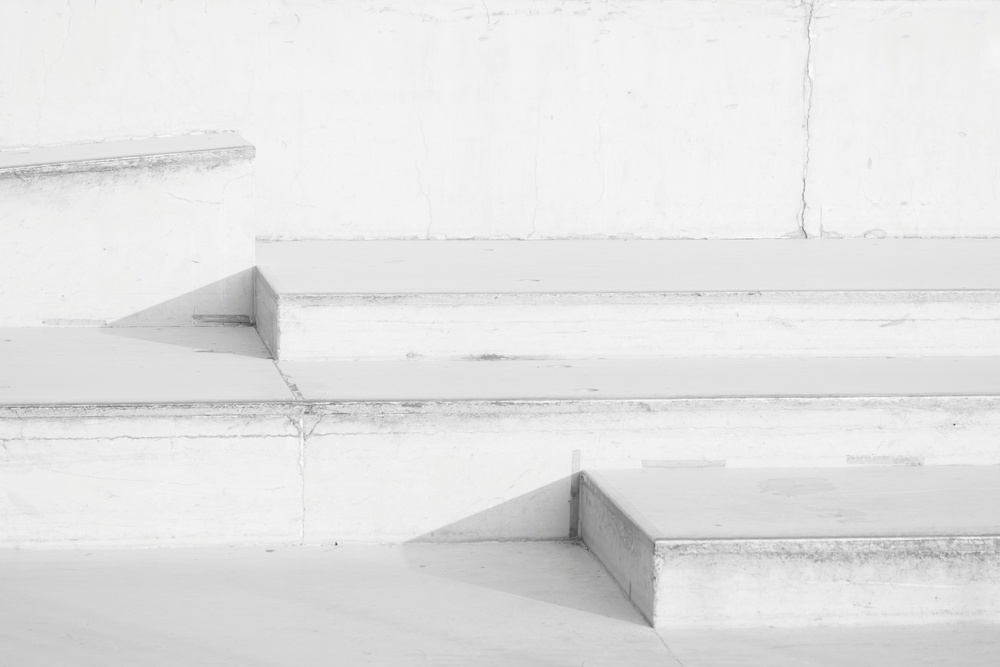
#> input picture hw2/Q1.jpg, 1000 x 667 px, shrunk from 5472 x 3648 before the run
$ python 110612117.py
#> lines starting #> are read from the running program, lines starting #| are printed output that depends on the picture
import cv2
import numpy as np
from matplotlib import pyplot as plt
def show_image(img_name, image):
    cv2.imshow(f'{img_name}', image)
    cv2.waitKey(0)
    cv2.destroyAllWindows()

def show_histogram(img):
    histogtam, bins = np.histogram(img.flatten(), 256, [0, 256])
    cdf = histogtam.cumsum()
    cdf = cdf * histogtam.max() / cdf.max()
    plt.plot(cdf, color='b')
    plt.hist(img.flatten(), 256, [0, 256], color='r')
    plt.xlim([0, 256])
    plt.legend(('cdf', 'histogram'), loc='upper left')
    plt.show()

def histogram_equalization(img):
    histogtam, bins = np.histogram(img.flatten(), 256, [0, 256])
    cdf = histogtam.cumsum()
    masked_cdf = np.ma.masked_equal(cdf, 0)
    masked_cdf = (masked_cdf - masked_cdf.min()) * 255 / (masked_cdf.max() - masked_cdf.min())
    masked_cdf = np.ma.filled(masked_cdf, 0).astype('uint8')
    histogtam_equalized_img = masked_cdf[img]
    show_histogram(img)
    show_histogram(histogtam_equalized_img)
    plt.subplot(121), plt.imshow(img, cmap='gray'), plt.title('original_img')
    plt.subplot(122), plt.imshow(histogtam_equalized_img, cmap='gray'), plt.title('histogtam_equalized_img')
    plt.show()
    cv2.imwrite('Q1_histogtam_equalized_img.jpg', histogtam_equalized_img)

def histogram_specification(src_img, ref_img):
    hist_src, bins_src = np.histogram(src_img.flatten(), 256, [0, 256])
    cdf_src = hist_src.cumsum()
    # cdf_src_normalized = cdf_src * hist_src.max() / cdf_src.max()
    cdf_src_normalized = cdf_src / cdf_src.max()

    hist_ref, bins_ref = np.histogram(ref_img.flatten(), 256, [0, 256])
    cdf_ref = hist_ref.cumsum()
    # cdf_ref_normalized = cdf_ref * hist_ref.max() / cdf_ref.max()
    cdf_ref_normalized = cdf_ref  / cdf_ref.max()

    Mapping = np.zeros(256)
    for i in  range(256):
        Mapping[i] = np.argmin(np.abs(cdf_src_normalized[i] - cdf_ref_normalized))

    shape = src_img.shape
    output_img = np.zeros(shape)
    for(i, j), value in np.ndenumerate(src_img):
        output_img[i, j] = Mapping[value]
    cv2.imwrite('Q2_histogram_specification.jpg', output_img)
    show_histogram(output_img)
    plt.subplot(131), plt.imshow(src_img, cmap='gray'), plt.title('Source Image')
    plt.subplot(132), plt.imshow(ref_img, cmap='gray'), plt.title('Reference Image')
    plt.subplot(133), plt.imshow(output_img, cmap='gray'), plt.title('Output Image')
    plt.show()

img = cv2.imread('Q1.jpg', 0)
#> img: shape (667, 1000); min 60, max 255, mean 227.8
src = cv2.imread('Q2_source.jpg', 0)
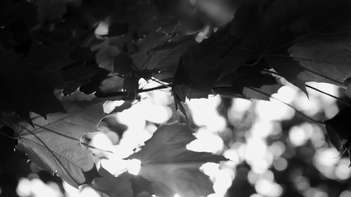
#> input picture hw2/Q2_source.jpg, 351 x 197 px, shrunk from 1920 x 1080 before the run
#> src is the input picture: shape (197, 351); min 0, max 255, mean 81.6
ref = cv2.imread('Q2_reference.jpg', 0)
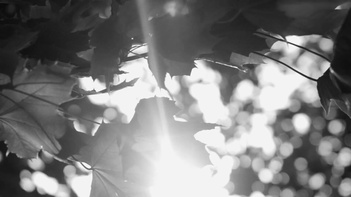
#> input picture hw2/Q2_reference.jpg, 351 x 197 px, shrunk from 1920 x 1080 before the run
#> ref is the input picture: shape (197, 351); min 9, max 255, mean 125.8
histogram_equalization(img)
#> in histogram_equalization, `histogtam, bins = np.histogram(img.flatten(), 256, [0, 256])`: histogtam = 256 values, max 56344 at index 242, min 0 at index 0, mean 2605.5; bins = 257 values from 0 to 256
#> in histogram_equalization, `cdf = histogtam.cumsum()`: cdf = 256 values from 0 to 667000
#> in histogram_equalization, `masked_cdf = np.ma.filled(masked_cdf, 0).astype('uint8')`: masked_cdf = 256 values from 0 to 255
#> in histogram_equalization, `histogtam_equalized_img = masked_cdf[img]`:
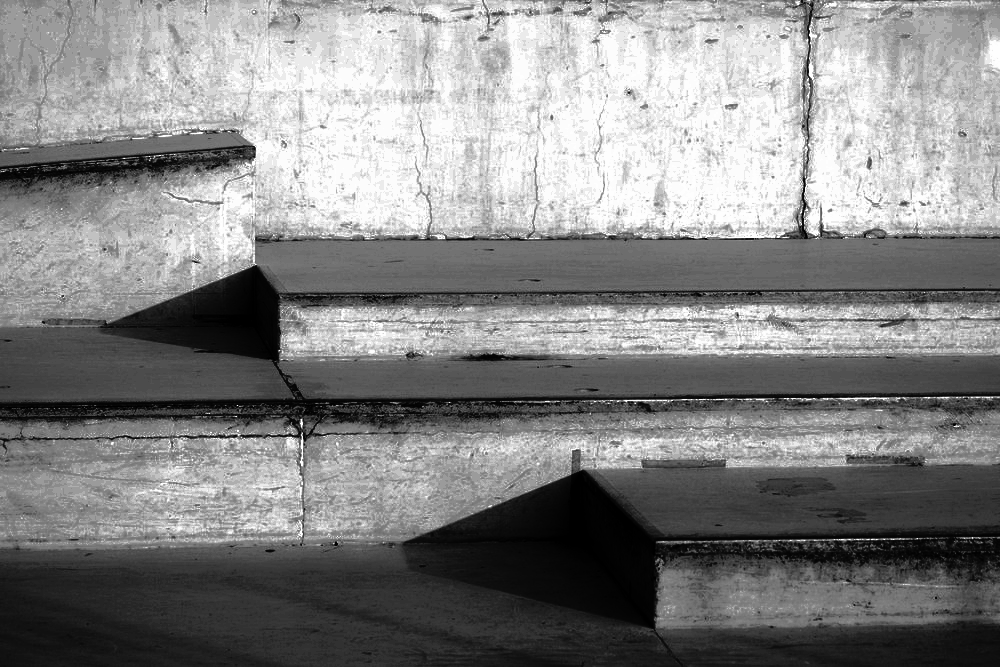
#> histogtam_equalized_img: shape (667, 1000); min 0, max 255, mean 132.3
#> in show_histogram, `histogtam, bins = np.histogram(img.flatten(), 256, [0, 256])`: bins = 257 values from 0 to 256
#> in show_histogram, `cdf = histogtam.cumsum()`: cdf = 256 values from 0 to 667000
#> in show_histogram, `cdf = cdf * histogtam.max() / cdf.max()`: cdf = 256 values from 0 to 56344
show_histogram(src)
#> in show_histogram (call 3), `histogtam, bins = np.histogram(img.flatten(), 256, [0, 256])`: histogtam = 256 values, max 3022 at index 243, min 9 at index 254, mean 270.1
#> in show_histogram (call 3), `cdf = histogtam.cumsum()`: cdf = 256 values from 24 to 69147
#> in show_histogram (call 3), `cdf = cdf * histogtam.max() / cdf.max()`: cdf = 256 values from 1.05 to 3022
#> in show_histogram (call 3), `plt.show()`:
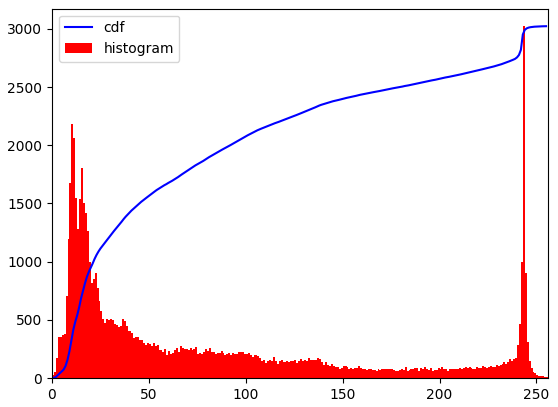
#> figure drawn by matplotlib, 1 panel; tallest bar 3022 high, from x = 243 to 244; curve peaks at x = 255, y = 3022
show_histogram(ref)
#> in show_histogram (call 4), `histogtam, bins = np.histogram(img.flatten(), 256, [0, 256])`: histogtam = 256 values, max 5554 at index 243, min 0 at index 0, mean 270.1
#> in show_histogram (call 4), `cdf = histogtam.cumsum()`: cdf = 256 values from 0 to 69147
#> in show_histogram (call 4), `cdf = cdf * histogtam.max() / cdf.max()`: cdf = 256 values from 0 to 5554
#> in show_histogram (call 4), `plt.show()`:
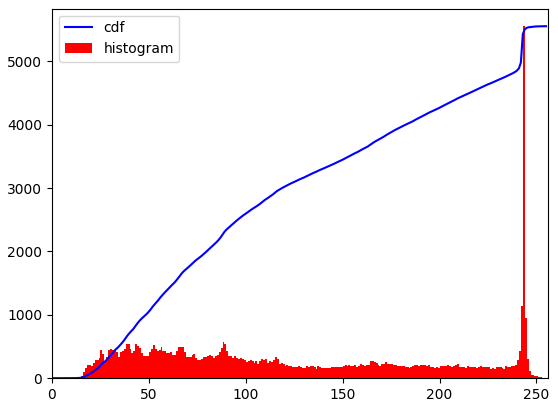
#> figure drawn by matplotlib, 1 panel; tallest bar 5554 high, from x = 243 to 244; curve peaks at x = 255, y = 5554
histogram_specification(src, ref)
#> in histogram_specification, `hist_src, bins_src = np.histogram(src_img.flatten(), 256, [0, 256])`: hist_src = 256 values, max 3022 at index 243, min 9 at index 254, mean 270.1; bins_src = 257 values from 0 to 256
#> in histogram_specification, `cdf_src = hist_src.cumsum()`: cdf_src = 256 values from 24 to 69147
#> in histogram_specification, `cdf_src_normalized = cdf_src / cdf_src.max()`: cdf_src_normalized = 256 values from 0.000347 to 1
#> in histogram_specification, `hist_ref, bins_ref = np.histogram(ref_img.flatten(), 256, [0, 256])`: hist_ref has the same summary as histogtam in show_histogram; bins_ref = 257 values from 0 to 256
#> in histogram_specification, `cdf_ref = hist_ref.cumsum()`: cdf_ref = 256 values from 0 to 69147
#> in histogram_specification, `cdf_ref_normalized = cdf_ref  / cdf_ref.max()`: cdf_ref_normalized = 256 values from 0 to 1
#> after the loop in histogram_specification, `for i in  range(256):`: Mapping = 256 values from 12 to 255
#> the loop in histogram_specification, `for(i, j), value in np.ndenumerate(src_img):` made 69147 passes
#> value on passes 1 to 3: 5, 7, 9
#> after the loop in histogram_specification, `for(i, j), value in np.ndenumerate(src_img):`:
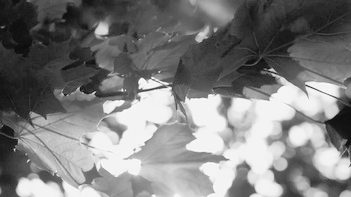
#> output_img: shape (197, 351) float64; min 12, max 255, mean 126.2
#> in show_histogram (call 5), `histogtam, bins = np.histogram(img.flatten(), 256, [0, 256])`: histogtam = 256 values, max 3142 at index 242, min 0 at index 0, mean 270.1
#> in show_histogram (call 5), `cdf = histogtam.cumsum()`: cdf = 256 values from 0 to 69147
#> in show_histogram (call 5), `cdf = cdf * histogtam.max() / cdf.max()`: cdf = 256 values from 0 to 3142
#> in show_histogram (call 5), `plt.show()`:
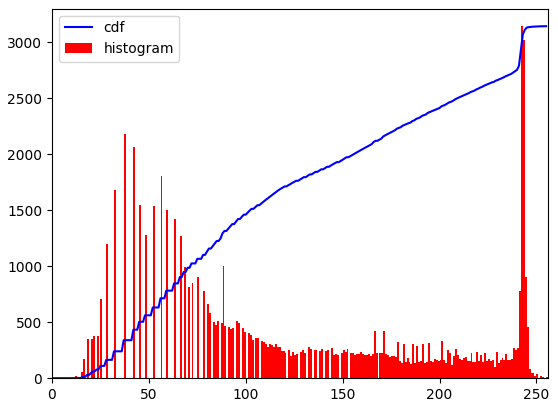
#> figure drawn by matplotlib, 1 panel; tallest bar 3142 high, from x = 242 to 243; curve peaks at x = 255, y = 3142
